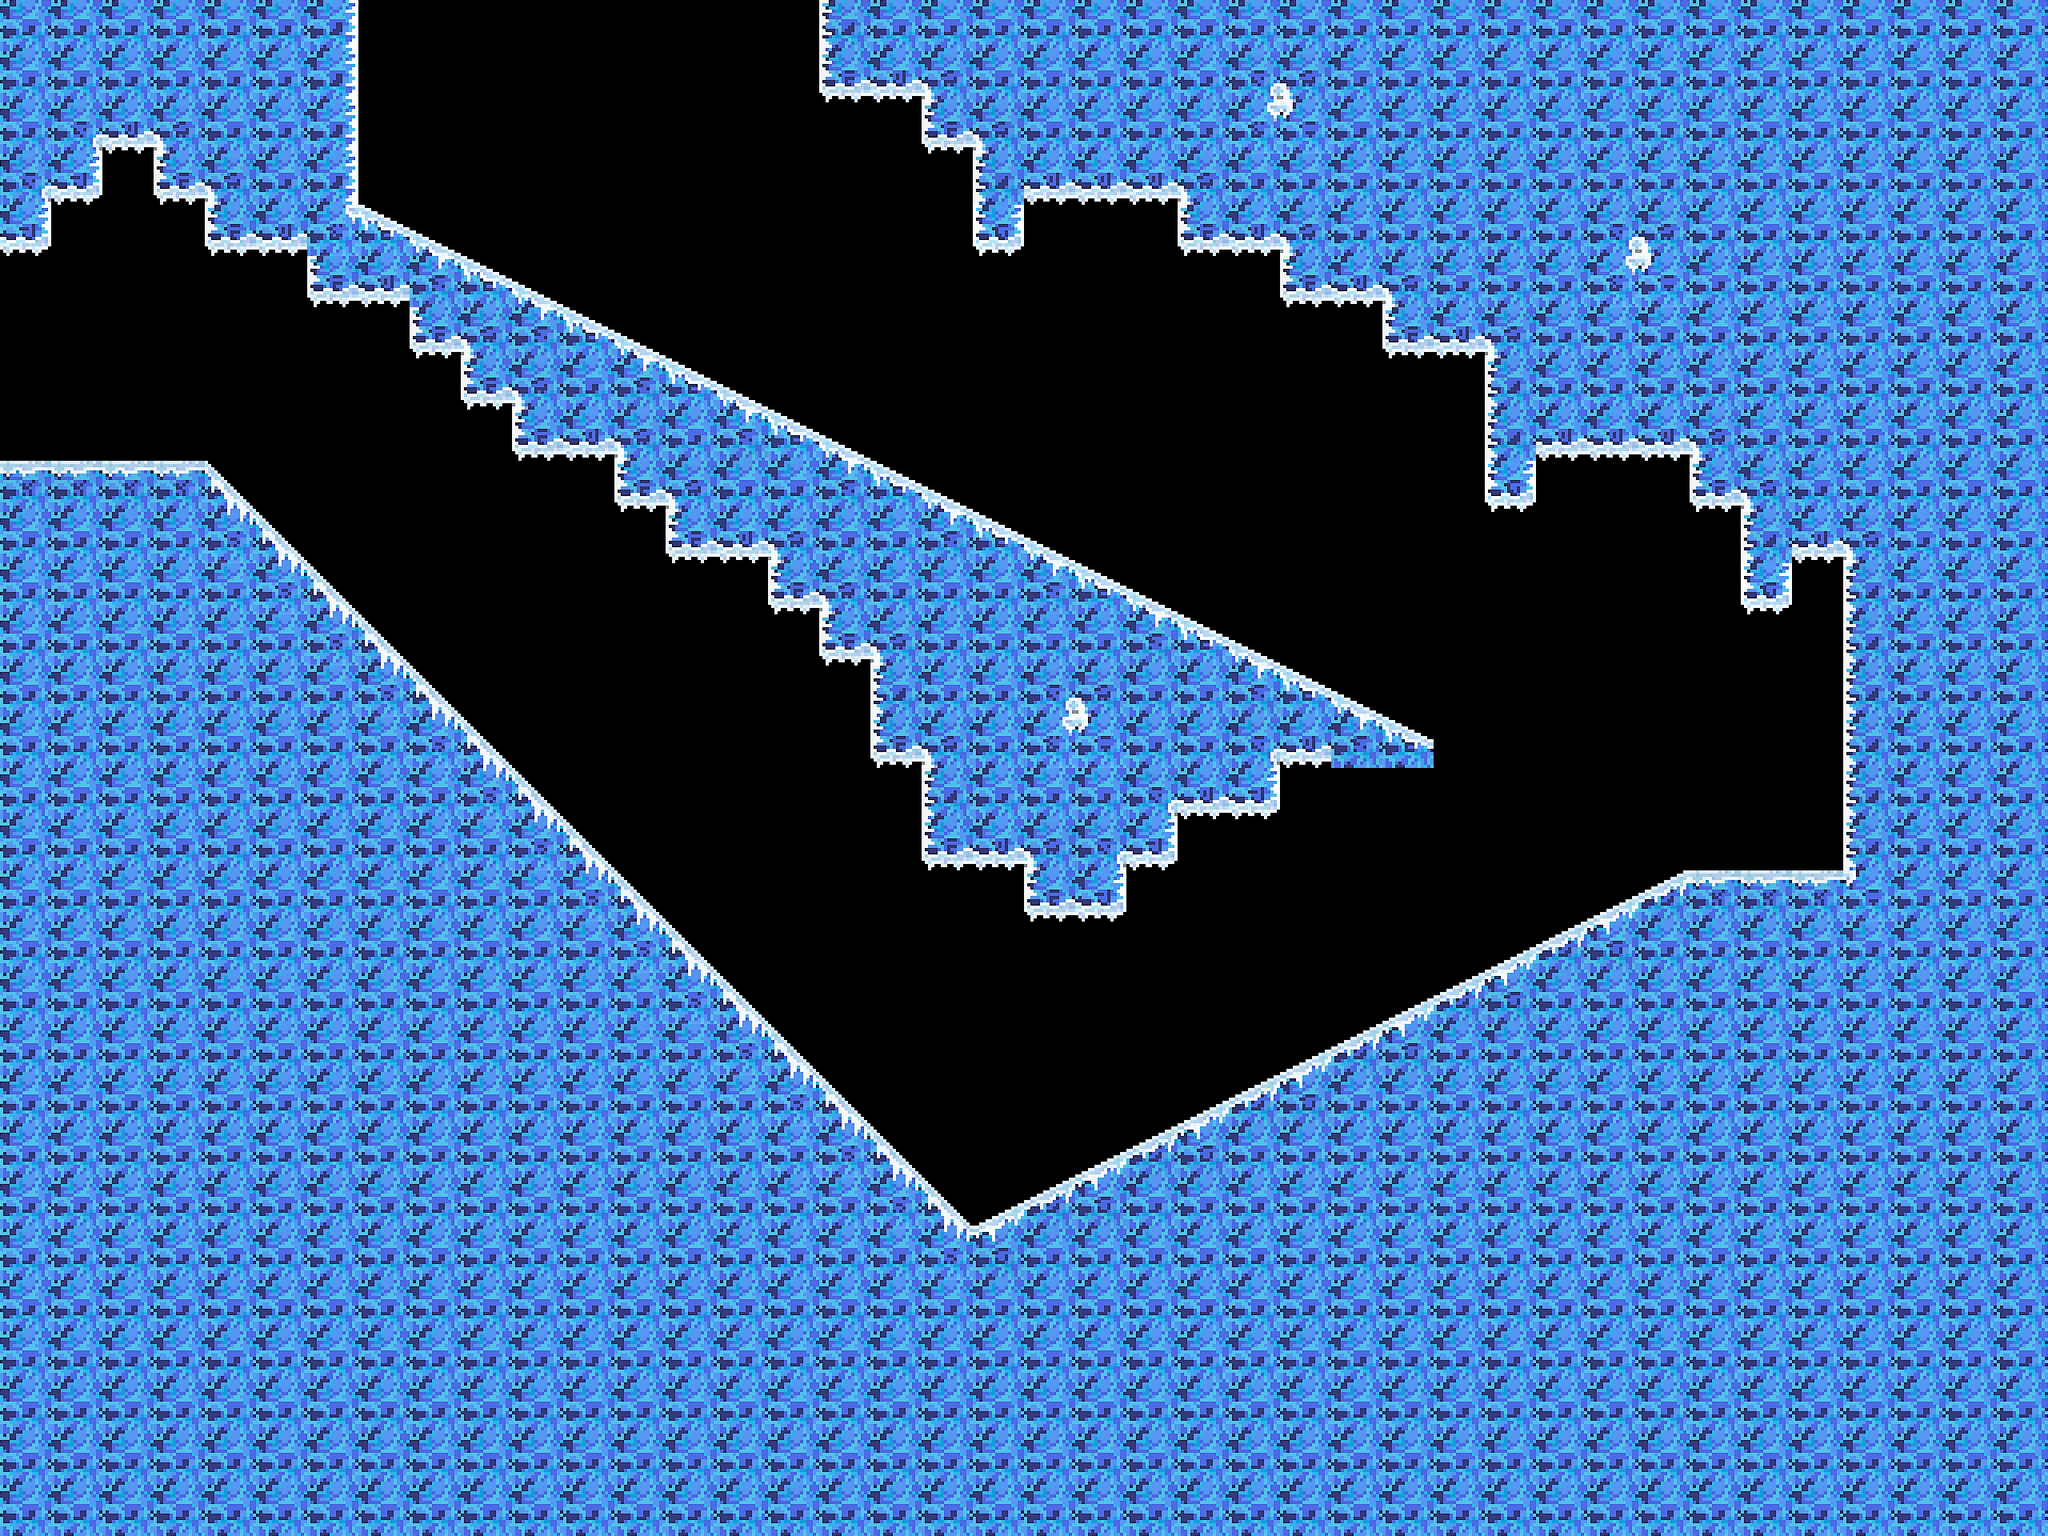

A 2D game scene composited from a Tiled map and its tileset images. What follows is a short description and the map's XML, with every tile layer's data as written:
An orthogonal 40x30 tile map with 64x64 px tiles, 1 tile layer (tiles) and 8 objects (W, N).

<map version="1.4" tiledversion="1.4.3" orientation="orthogonal" renderorder="right-down" width="40" height="30" tilewidth="64" tileheight="64" infinite="0" nextlayerid="5" nextobjectid="13">
 <tileset firstgid="1" source="../tileset4.tsx" />
 <layer id="1" name="tiles" width="40" height="30">
  <data encoding="csv">
10,10,10,10,10,10,11,0,0,0,0,0,0,0,0,0,9,10,10,10,10,10,10,10,10,10,10,10,10,10,10,10,10,10,10,10,10,10,10,10,
10,10,10,10,10,10,11,0,0,0,0,0,0,0,0,0,17,18,6,10,10,10,10,10,5,6,10,10,10,10,10,10,10,10,10,10,10,10,10,10,
10,5,18,6,10,10,11,0,0,0,0,0,0,0,0,0,0,0,17,6,10,10,10,10,13,14,10,10,10,10,10,10,10,10,10,10,10,10,10,10,
5,19,0,17,6,10,11,0,0,0,0,0,0,0,0,0,0,0,0,9,18,18,18,6,10,10,10,10,10,10,10,10,10,10,10,10,10,10,10,10,
19,0,0,0,17,18,13,21,22,0,0,0,0,0,0,0,0,0,0,20,0,0,0,17,18,6,10,10,10,10,10,5,6,10,10,10,10,10,10,10,
0,0,0,0,0,0,17,18,30,21,22,0,0,0,0,0,0,0,0,0,0,0,0,0,0,17,18,6,10,10,10,13,14,10,10,10,10,10,10,10,
0,0,0,0,0,0,0,0,17,6,30,21,22,0,0,0,0,0,0,0,0,0,0,0,0,0,0,17,18,6,10,10,10,10,10,10,10,10,10,10,
0,0,0,0,0,0,0,0,0,17,6,10,30,21,22,0,0,0,0,0,0,0,0,0,0,0,0,0,0,9,10,10,10,10,10,10,10,10,10,10,
0,0,0,0,0,0,0,0,0,0,17,18,6,10,30,21,22,0,0,0,0,0,0,0,0,0,0,0,0,9,18,18,18,6,10,10,10,10,10,10,
2,2,2,2,7,0,0,0,0,0,0,0,17,6,10,10,30,21,22,0,0,0,0,0,0,0,0,0,0,20,0,0,0,17,6,10,10,10,10,10,
10,10,10,10,15,7,0,0,0,0,0,0,0,17,18,6,10,10,30,21,22,0,0,0,0,0,0,0,0,0,0,0,0,0,9,18,6,10,10,10,
10,10,10,10,10,15,7,0,0,0,0,0,0,0,0,17,6,10,10,10,30,21,22,0,0,0,0,0,0,0,0,0,0,0,20,0,9,10,10,10,
10,10,10,10,10,10,15,7,0,0,0,0,0,0,0,0,17,6,10,10,10,10,30,21,22,0,0,0,0,0,0,0,0,0,0,0,9,10,10,10,
10,10,10,10,10,10,10,15,7,0,0,0,0,0,0,0,0,9,10,10,5,6,10,10,30,21,22,0,0,0,0,0,0,0,0,0,9,10,10,10,
10,10,10,10,10,10,10,10,15,7,0,0,0,0,0,0,0,17,6,10,13,14,10,10,5,18,30,21,0,0,0,0,0,0,0,0,9,10,10,10,
10,10,10,10,10,10,10,10,10,15,7,0,0,0,0,0,0,0,9,10,10,10,5,18,19,0,0,0,0,0,0,0,0,0,0,0,9,10,10,10,
10,10,10,10,10,10,10,10,10,10,15,7,0,0,0,0,0,0,17,18,6,5,19,0,0,0,0,0,0,0,0,0,0,0,0,0,9,10,10,10,
10,10,10,10,10,10,10,10,10,10,10,15,7,0,0,0,0,0,0,0,17,19,0,0,0,0,0,0,0,0,0,23,24,2,2,2,14,10,10,10,
10,10,10,10,10,10,10,10,10,10,10,10,15,7,0,0,0,0,0,0,0,0,0,0,0,0,0,0,0,23,24,31,10,10,10,10,10,10,10,10,
10,10,10,10,10,10,10,10,10,10,10,10,10,15,7,0,0,0,0,0,0,0,0,0,0,0,0,23,24,31,10,10,10,10,10,10,10,10,10,10,
10,10,10,10,10,10,10,10,10,10,10,10,10,10,15,7,0,0,0,0,0,0,0,0,0,23,24,31,10,10,10,10,10,10,10,10,10,10,10,10,
10,10,10,10,10,10,10,10,10,10,10,10,10,10,10,15,7,0,0,0,0,0,0,23,24,31,10,10,10,10,10,10,10,10,10,10,10,10,10,10,
10,10,10,10,10,10,10,10,10,10,10,10,10,10,10,10,15,7,0,0,0,23,24,31,10,10,10,10,10,10,10,10,10,10,10,10,10,10,10,10,
10,10,10,10,10,10,10,10,10,10,10,10,10,10,10,10,10,15,7,23,24,31,10,10,10,10,10,10,10,10,10,10,10,10,10,10,10,10,10,10,
10,10,10,10,10,10,10,10,10,10,10,10,10,10,10,10,10,10,15,31,10,10,10,10,10,10,10,10,10,10,10,10,10,10,10,10,10,10,10,10,
10,10,10,10,10,10,10,10,10,10,10,10,10,10,10,10,10,10,10,10,10,10,10,10,10,10,10,10,10,10,10,10,10,10,10,10,10,10,10,10,
10,10,10,10,10,10,10,10,10,10,10,10,10,10,10,10,10,10,10,10,10,10,10,10,10,10,10,10,10,10,10,10,10,10,10,10,10,10,10,10,
10,10,10,10,10,10,10,10,10,10,10,10,10,10,10,10,10,10,10,10,10,10,10,10,10,10,10,10,10,10,10,10,10,10,10,10,10,10,10,10,
10,10,10,10,10,10,10,10,10,10,10,10,10,10,10,10,10,10,10,10,10,10,10,10,10,10,10,10,10,10,10,10,10,10,10,10,10,10,10,10,
10,10,10,10,10,10,10,10,10,10,10,10,10,10,10,10,10,10,10,10,10,10,10,10,10,10,10,10,10,10,10,10,10,10,10,10,10,10,10,10
</data>
 </layer>
 <objectgroup id="3" name="conx">
  <object id="3" name="W" x="0" y="320" width="64" height="256" />
  <object id="4" name="N" x="448" y="0" width="576" height="64" />
 </objectgroup>
 <objectgroup id="4" name="spawns">
  <object id="5" x="1088" y="448">
   <point />
  </object>
  <object id="6" x="1984" y="1024">
   <point />
  </object>
  <object id="12" x="2176" y="1024">
   <point />
  </object>
 </objectgroup>
 <objectgroup id="2" name="collision">
  <object id="1" x="0" y="0">
   <polygon points="0,0 448,0 448,256 832,448 1344,704 1728,896 1792,960 1600,960 1600,1024 1472,1024 1472,1088 1408,1088 1408,1152 1280,1152 1280,1088 1152,1088 1152,960 1088,960 1088,832 1024,832 1024,768 960,768 960,704 832,704 832,640 768,640 768,576 640,576 640,512 576,512 576,448 512,448 512,384 384,384 384,320 256,320 256,256 192,256 192,192 128,192 128,256 64,256 64,320 0,320" />
  </object>
  <object id="2" x="0" y="576">
   <polygon points="0,0 256,0 1216,960 2112,512 2304,512 2304,128 2240,128 2240,192 2176,192 2176,64 2112,64 2112,0 1920,0 1920,64 1856,64 1856,-128 1728,-128 1728,-192 1664,-192 1600,-192 1600,-256 1472,-256 1472,-320 1280,-320 1280,-256 1216,-256 1216,-384 1152,-384 1152,-448 1024,-448 1024,-576 2560,-576 2560,1344 0,1344" />
  </object>
  <object id="10" x="32" y="32">
   <polygon points="0,0 0,1856 2496,1856 2496,0" />
  </object>
 </objectgroup>
</map>
